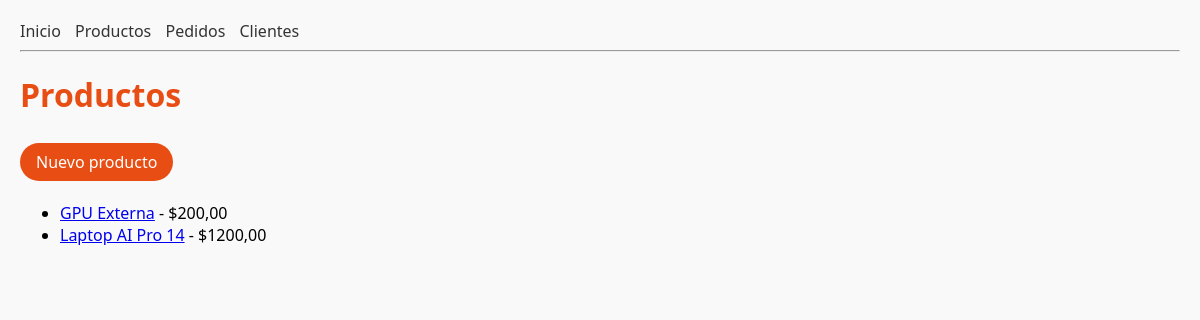
The app's page /productos/, older data.
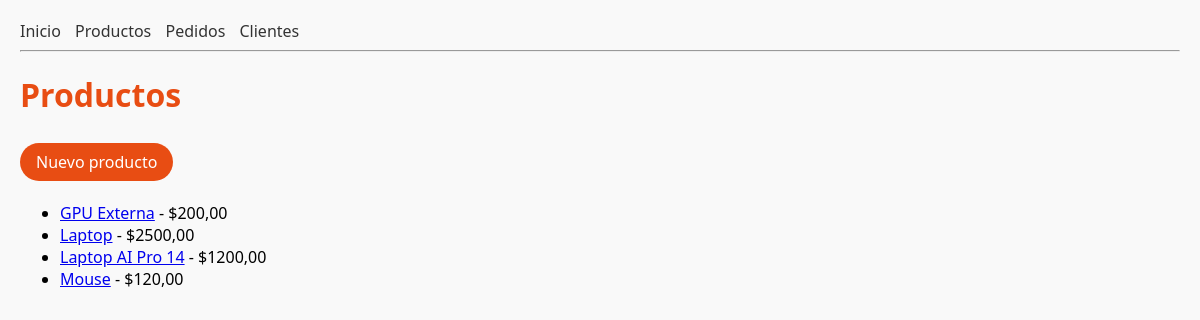
The same page, newer data.
### tienda/models.py (models this page shows, shortened)
class Producto(models.Model):
    nombre = models.CharField(max_length=100)
    descripcion = models.TextField()
    precio = models.DecimalField(max_digits=8, decimal_places=2)

### tienda/views.py (the view)
# urls.py: path("productos/",views.lista_productos, name="lista_productos"),
def lista_productos(request):
    productos = Producto.objects.all().order_by("nombre")
    return render(request, "tienda/lista_productos.html", {"productos": productos})

### tienda/templates/tienda/lista_productos.html (shortened to what this page needs)
{% extends "tienda/base.html" %}
{% block content %}
    <h1>Productos</h1>
    <p>
    <a href="{% url 'tienda:crear_producto' %}" class="btn primary">Nuevo producto</a>
    </p>
    <ul>
        {% for p in productos %}
            <li>
                <a href="{% url 'tienda:detalle_producto' p.pk %}" >{{ p.nombre }}</a>
                - ${{ p.precio|floatformat:2 }}
            </li>
        {% endfor %}
    </ul>
{% endblock %}

### tienda/templates/tienda/base.html (shortened to what this page needs)
{% load static %}
<html lang="es">
<head>
    <link rel="stylesheet" href="{% static 'css/main.css' %}">
</head>
<body>
    {% include "tienda/partials/navbar.html" %}
    <main>
        {% block content %}{% endblock %}
    </main>
</body>
</html>

### tienda/templates/tienda/partials/navbar.html
<nav>
    <a href="{% url 'tienda:home' %}">Inicio</a>
    <a href="{% url 'tienda:lista_productos' %}">Productos</a>
    <a href="{% url 'tienda:lista_pedidos' %}">Pedidos</a>
    <a href="{% url 'tienda:lista_clientes' %}">Clientes</a>
</nav>
<hr>

### tienda/static/css/main.css (style rules this page uses)
body { font-family: 'Segoe UI', sans-serif; margin: 20px; background-color: #f9f9f9; }
h1 { color: #e84d13; }
nav a { margin-right: 10px; text-decoration: none; color: #333; }
.btn { display: inline-block; padding: 8px 16px; margin: 5px 0; color: #fff; border-radius: 9999px; text-decoration: none; font-weight: 500; transition: background 0.3s, transform 0.2s; }
.primary { background-color: #e84d13; }

Row changes from the older to the newer data that the page shows:
added Producto: nombre "Laptop", precio "2500,00"
added Producto: nombre "Mouse", precio "120,00"
